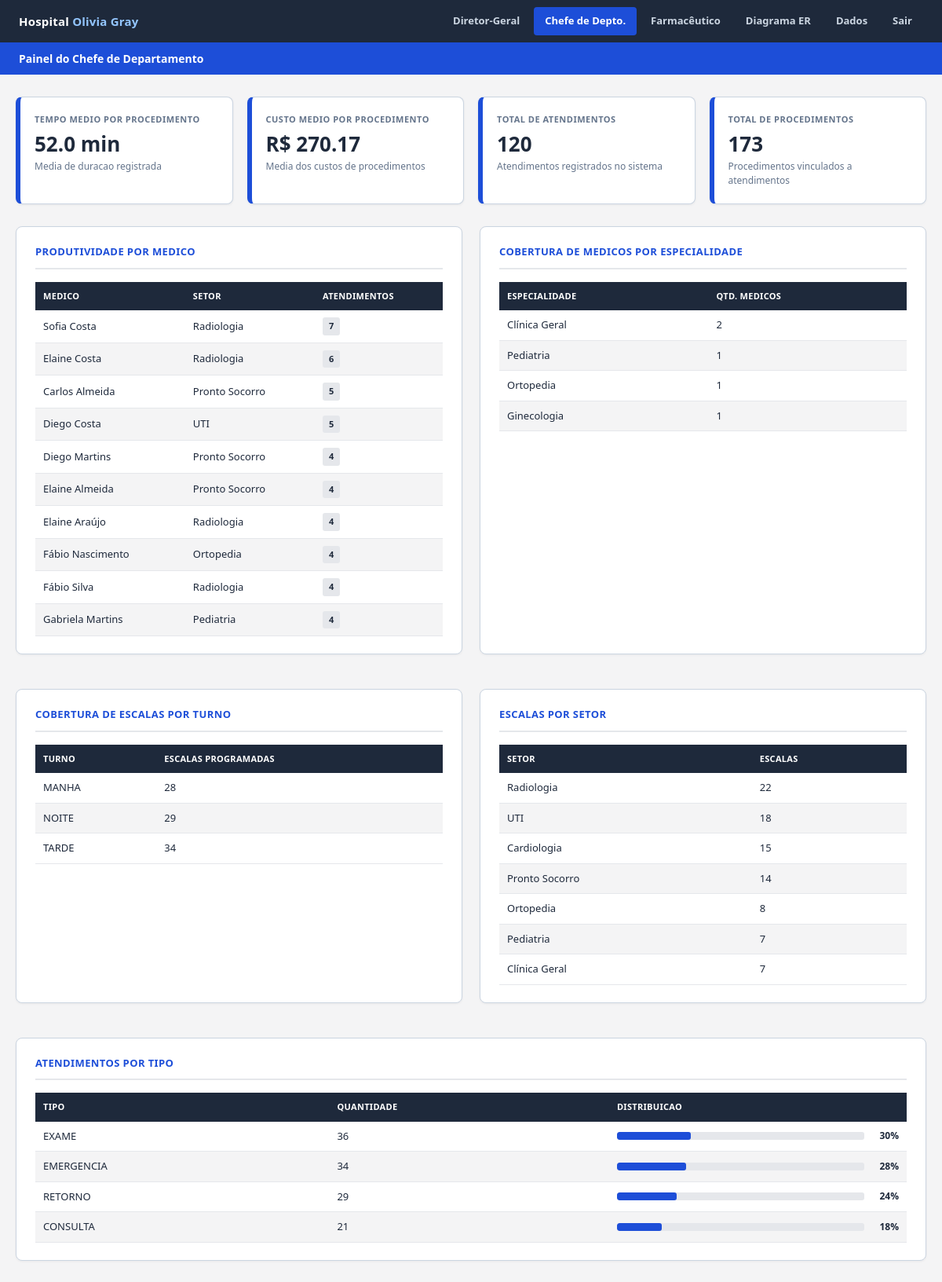
Screenshot of /dashboard/chefe/ with the database file from the repository.
### hospital/models.py (models this page shows, shortened)
class Funcionario(models.Model):
    nome = models.CharField(max_length=200)
    cargo = models.CharField(max_length=100)
    especialidade = models.CharField(max_length=100, blank=True)
    salario = models.DecimalField(max_digits=10, decimal_places=2)
    setor = models.CharField(max_length=100)
    data_admissao = models.DateField()
    class Meta:
        verbose_name = "Funcionário"
        verbose_name_plural = "Funcionários"

class Procedimento(models.Model):
    atendimento = models.ForeignKey(Atendimento, on_delete=models.CASCADE, related_name="procedimentos")
    especialidade = models.CharField(max_length=100)
    descricao = models.CharField(max_length=255)
    custo = models.DecimalField(max_digits=10, decimal_places=2)
    valor_cobrado = models.DecimalField(max_digits=10, decimal_places=2)
    duracao = models.IntegerField()
    class Meta:
        verbose_name = "Procedimento"
        verbose_name_plural = "Procedimentos"

### hospital/views.py (the view)
# urls.py: path("dashboard/chefe/", views.dashboard_chefe, name="dashboard_chefe"),
def dashboard_chefe(request):
    tempo_medio = m.Procedimento.objects.aggregate(media=Avg("duracao"))["media"] or 0
    custo_medio = m.Procedimento.objects.aggregate(media=Avg("custo"))["media"] or 0
    escala_por_turno = (
        m.Escala.objects.values("turno")
        .annotate(total=Count("id"))
        .order_by("turno")
    )
    escala_por_setor = (
        m.Escala.objects.values("funcionario__setor")
        .annotate(total=Count("id"))
        .order_by("-total")
    )
    produtividade = (
        m.Atendimento.objects.values("funcionario_medico__nome", "funcionario_medico__setor")
        .annotate(total_atendimentos=Count("id"))
        .order_by("-total_atendimentos")[:10]
    )
    cobertura_especialidade = (
        m.Funcionario.objects.filter(cargo="Médico")
        .values("especialidade")
        .annotate(total=Count("id"))
        .order_by("-total")
    )
    atendimentos_por_tipo = (
        m.Atendimento.objects.values("tipo_atendimento")
        .annotate(total=Count("id"))
        .order_by("-total")
    )
    total_atendimentos = m.Atendimento.objects.count()
    total_procedimentos = m.Procedimento.objects.count()
    ctx = {
        "tempo_medio": round(tempo_medio, 1),
        "custo_medio": round(custo_medio, 2),
        "escala_por_turno": escala_por_turno,
        "escala_por_setor": escala_por_setor,
        "produtividade": produtividade,
        "cobertura_especialidade": cobertura_especialidade,
        "atendimentos_por_tipo": atendimentos_por_tipo,
        "total_atendimentos": total_atendimentos,
        "total_procedimentos": total_procedimentos,
    }
    return render(request, "hospital/dashboard_chefe.html", ctx)

### hospital/templates/hospital/dashboard_chefe.html (shortened to what this page needs)
{% extends "hospital/dashboard_base.html" %}
{% block subtitulo %}Painel do Chefe de Departamento{% endblock %}
{% block content %}
<div class="kpi-grid">
    <div class="kpi-card">
        <div class="kpi-label">Tempo Medio por Procedimento</div>
        <div class="kpi-valor">{{ tempo_medio }} min</div>
        <div class="kpi-sub">Media de duracao registrada</div>
    </div>
    <div class="kpi-card">
        <div class="kpi-label">Custo Medio por Procedimento</div>
        <div class="kpi-valor">R$ {{ custo_medio }}</div>
        <div class="kpi-sub">Media dos custos de procedimentos</div>
    </div>
    <div class="kpi-card">
        <div class="kpi-label">Total de Atendimentos</div>
        <div class="kpi-valor">{{ total_atendimentos }}</div>
        <div class="kpi-sub">Atendimentos registrados no sistema</div>
    </div>
    <div class="kpi-card">
        <div class="kpi-label">Total de Procedimentos</div>
        <div class="kpi-valor">{{ total_procedimentos }}</div>
        <div class="kpi-sub">Procedimentos vinculados a atendimentos</div>
    </div>
</div>
<div class="duas-colunas">
    <div class="secao">
        <div class="secao-titulo">Produtividade por Medico</div>
        <table>
            <thead>
                <tr>
                    <th>Medico</th>
                    <th>Setor</th>
                    <th>Atendimentos</th>
                </tr>
            </thead>
            <tbody>
                {% for p in produtividade %}
                <tr>
                    <td>{{ p.funcionario_medico__nome|default:"-" }}</td>
                    <td>{{ p.funcionario_medico__setor|default:"-" }}</td>
                    <td><span class="tag">{{ p.total_atendimentos }}</span></td>
                </tr>
                {% empty %}
                <tr><td colspan="3">Nenhum dado disponivel.</td></tr>
                {% endfor %}
            </tbody>
        </table>
    </div>
    <div class="secao">
        <div class="secao-titulo">Cobertura de Medicos por Especialidade</div>
        <table>
            <thead>
                <tr>
                    <th>Especialidade</th>
                    <th>Qtd. Medicos</th>
                </tr>
            </thead>
            <tbody>
                {% for c in cobertura_especialidade %}
                <tr>
                    <td>{{ c.especialidade }}</td>
                    <td>{{ c.total }}</td>
                </tr>
                {% empty %}
                <tr><td colspan="2">Nenhum medico cadastrado com cargo Medico.</td></tr>
                {% endfor %}
            </tbody>
        </table>
    </div>
</div>
<div class="duas-colunas">
    <div class="secao">
        <div class="secao-titulo">Cobertura de Escalas por Turno</div>
        <table>
            <thead>
                <tr><th>Turno</th><th>Escalas Programadas</th></tr>
            </thead>
            <tbody>
                {% for e in escala_por_turno %}
                <tr>
                    <td>{{ e.turno }}</td>
                    <td>{{ e.total }}</td>
                </tr>
                {% empty %}
                <tr><td colspan="2">Nenhuma escala registrada.</td></tr>
                {% endfor %}
            </tbody>
        </table>
    </div>
    <div class="secao">
        <div class="secao-titulo">Escalas por Setor</div>
        <table>
            <thead>
                <tr><th>Setor</th><th>Escalas</th></tr>
            </thead>
            <tbody>
                {% for e in escala_por_setor %}
                <tr>
                    <td>{{ e.funcionario__setor }}</td>
                    <td>{{ e.total }}</td>
                </tr>
                {% empty %}
                <tr><td colspan="2">Nenhuma escala registrada.</td></tr>
                {% endfor %}
            </tbody>
        </table>
    </div>
</div>
<div class="secao">
    <div class="secao-titulo">Atendimentos por Tipo</div>
    {% with max_val=total_atendimentos %}
    <table>
        <thead>
            <tr><th>Tipo</th><th>Quantidade</th><th>Distribuicao</th></tr>
        </thead>
        <tbody>
            {% for a in atendimentos_por_tipo %}
            <tr>
                <td>{{ a.tipo_atendimento }}</td>
                <td>{{ a.total }}</td>
                <td>
                    <div class="barra-wrap">
                        <div class="barra-bg">
                            {% widthratio a.total max_val 100 as pct %}
                            <div class="barra-fill" style="width:{{ pct }}%;"></div>
                        </div>
                        <span class="barra-pct">{{ pct }}%</span>
                    </div>
                </td>
            </tr>
            {% empty %}
            <tr><td colspan="3">Nenhum atendimento registrado.</td></tr>
            {% endfor %}
        </tbody>
    </table>
    {% endwith %}
</div>
{% endblock %}

### hospital/templates/hospital/dashboard_base.html (style rules this page uses)
:root { --azul: #1d4ed8; --azul-escuro: #1e293b; --azul-claro: #3b82f6; --cinza-claro: #f4f4f5; --cinza-medio: #e5e7eb; --cinza-borda: #cbd5e1; --branco: #ffffff; }
* { box-sizing: border-box; }
body { margin: 0; font-family: "Segoe UI", Arial, Helvetica, sans-serif; background-color: var(--cinza-claro); color: var(--azul-escuro); line-height: 1.5; }
.kpi-grid { display: grid; grid-template-columns: repeat(auto-fit, minmax(210px, 1fr)); gap: 18px; margin-bottom: 28px; }
.kpi-card { background-color: var(--branco); border: 1px solid var(--cinza-borda); border-left: 6px solid var(--azul); border-radius: 8px; padding: 20px 18px; box-shadow: 0 1px 3px rgba(30,41,59,0.07); }
.kpi-card .kpi-label { font-size: 11px; font-weight: 700; text-transform: uppercase; letter-spacing: 0.5px; color: #64748b; margin-bottom: 8px; }
.kpi-card .kpi-valor { font-size: 26px; font-weight: 700; color: var(--azul-escuro); line-height: 1.1; }
.kpi-card .kpi-sub { font-size: 12px; color: #64748b; margin-top: 6px; }
.secao { background-color: var(--branco); border: 1px solid var(--cinza-borda); border-radius: 8px; padding: 22px 24px; margin-bottom: 22px; box-shadow: 0 1px 3px rgba(30,41,59,0.06); overflow-x: auto; }
.secao-titulo { font-size: 13px; font-weight: 700; text-transform: uppercase; letter-spacing: 0.4px; color: var(--azul); border-bottom: 2px solid var(--cinza-medio); padding-bottom: 10px; margin-bottom: 16px; }
.duas-colunas { display: grid; grid-template-columns: 1fr 1fr; gap: 22px; margin-bottom: 22px; }
table { width: 100%; border-collapse: collapse; }
table th { background-color: var(--azul-escuro); color: var(--branco); text-align: left; padding: 10px 10px; font-size: 11px; text-transform: uppercase; letter-spacing: 0.3px; white-space: nowrap; }
table td { padding: 9px 10px; border-bottom: 1px solid var(--cinza-medio); font-size: 13px; }
table tr:nth-child(even) td { background-color: var(--cinza-claro); }
.barra-wrap { display: flex; align-items: center; gap: 8px; }
.barra-bg { flex: 1; background-color: var(--cinza-medio); border-radius: 3px; height: 10px; overflow: hidden; }
.barra-fill { background-color: var(--azul); height: 10px; border-radius: 3px; }
.barra-pct { font-size: 12px; font-weight: 700; color: var(--azul-escuro); min-width: 36px; text-align: right; }
.tag { display: inline-block; font-size: 11px; font-weight: 700; padding: 3px 8px; border-radius: 3px; background-color: var(--cinza-medio); color: var(--azul-escuro); }

### rows the page displays
Funcionario: funcionario_medico__nome "Sofia Costa", funcionario_medico__setor "Radiologia", total_atendimentos "7"
Funcionario: funcionario_medico__nome "Elaine Costa", funcionario_medico__setor "Radiologia", total_atendimentos "6"
Funcionario: funcionario_medico__nome "Carlos Almeida", funcionario_medico__setor "Pronto Socorro", total_atendimentos "5"
Funcionario: funcionario_medico__nome "Diego Costa", funcionario_medico__setor "UTI", total_atendimentos "5"
Funcionario: funcionario_medico__nome "Diego Martins", funcionario_medico__setor "Pronto Socorro", total_atendimentos "4"
Funcionario: funcionario_medico__nome "Elaine Almeida", funcionario_medico__setor "Pronto Socorro", total_atendimentos "4"
Funcionario: funcionario_medico__nome "Elaine Araújo", funcionario_medico__setor "Radiologia", total_atendimentos "4"
Funcionario: funcionario_medico__nome "Fábio Nascimento", funcionario_medico__setor "Ortopedia", total_atendimentos "4"
Funcionario: funcionario_medico__nome "Fábio Silva", funcionario_medico__setor "Radiologia", total_atendimentos "4"
Funcionario: funcionario_medico__nome "Gabriela Martins", funcionario_medico__setor "Pediatria", total_atendimentos "4"
Funcionario: especialidade "Pediatria", total "1"
Procedimento: especialidade "Ginecologia", total "1"
Procedimento: funcionario__setor "Pediatria", total "7"

### other values shown
{{ tempo_medio }} "52.0"
{{ custo_medio }} "270.17"
{{ total_atendimentos }} "120"
{{ total_procedimentos }} "173"
{{ c.especialidade }} "Clínica Geral" "Ortopedia"
{{ c.total }} "2" "1"
{{ e.turno }} "MANHA" "NOITE" "TARDE"
{{ e.total }} "28" "29" "34"
{{ e.funcionario__setor }} "Radiologia" "UTI" "Cardiologia" "Pronto Socorro" "Ortopedia" "Clínica Geral"
{{ e.total }} "22" "18" "15" "14" "8" "7"
{{ a.tipo_atendimento }} "EXAME" "EMERGENCIA" "RETORNO" "CONSULTA"
{{ a.total }} "36" "34" "29" "21"
{{ pct }} "30" "28" "24" "18"
